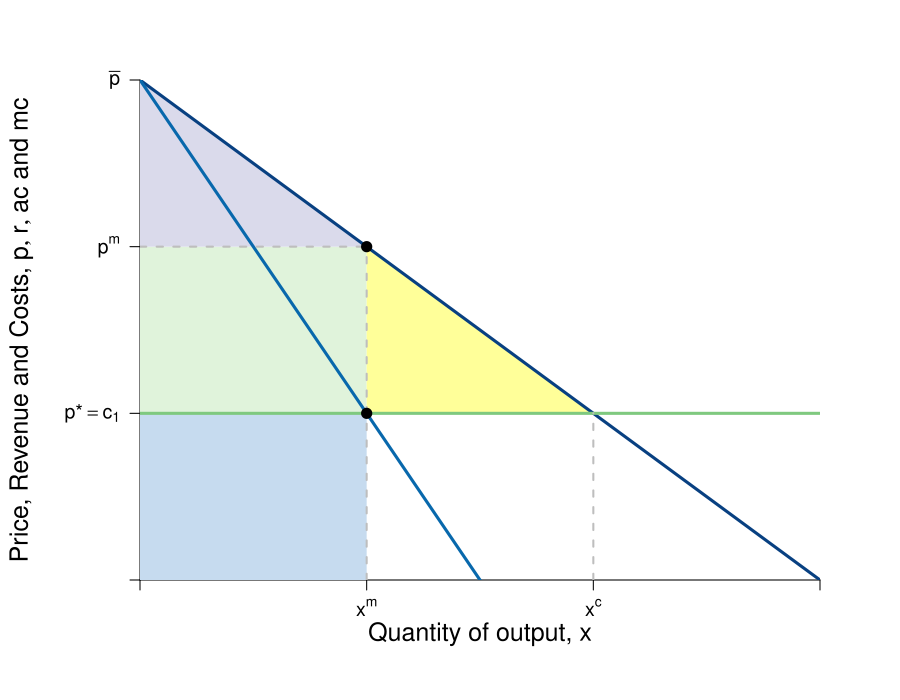

R code for this plot:
#Graph Designer: Simon Halliday
#Authors: Bowles, Foley and Halliday
#Title: Coordination, Conflict and Competition: A Text in Microeconomics

require(shape)
pdf(file = "competitionmarkets/monopolist_deadweightloss_nolabels.pdf", width = 9, height = 7)

#Set parameters for graphics
axislabelsize <- 1.5
labelsize <- 1.2
graphlinewidth <- 3
segmentlinewidth <- 2

COL <- c("#7fc97f", "#beaed4", "#fdc086", "#ffff99", "#386cb0", "#f0027f", "#bf5b17", "#666666")
COLA <- c("#e0f3db", "#99d8c9","#66c2a4","#41ae76", "#238b45", "#005824")
COLB <- c("#c6dbef", "#4eb3d3", "#2b8cbe", "#0868ac","#084081")
COLC <- c("#fcfbfd", "#efedf5", "#dadaeb", "#bcbddc", "#9e9ac8", "#807dba", "#6a51a3", "#54278f", "#3f007d")

#Edited the margins to cater for the larger LHS labels
par(mar =  c(6, 7, 4, 4))

AvgRevenue <- function(x, rmax = 12, xmax = 12){
  rmax - (rmax/xmax)*x
}

MRevenue <- function(x, rmax = 12, xmax = 12){
  rmax - 2*(rmax/xmax)*x
}

AvgCost <- function(x, c0 = 2, c1 = 4){
  c0/x + c1
}

xlims <- c(0, 12)
ylims <- c(0, 12)

npts <- 501 
x <- seq(xlims[1], xlims[2], length.out = npts)
y <- seq(ylims[1], ylims[2], length.out = npts) 
a <- c(13, 16.75, 19.25)

plot(0, 0, xlim = xlims, ylim = ylims, type = "n",
     xlab = expression(paste("")),
     ylab = expression(paste("")), 
     xaxt = "n", 
     yaxt = "n", 
     cex.lab = axislabelsize, 
     bty = "n",
     xaxs="i", 
     yaxs="i")

# ticksy <- seq(from = ylims[1], to = ylims[2], by = 1)
# ylabels <- seq(from = ylims[1], to = ylims[2], by = 1)
# ticksx <- seq(from = xlims[1], to = xlims[2], by = 1)
# xlabels <- seq(from = xlims[1], to = xlims[2], by = 1)
ticksy <- c(0, 4, AvgRevenue(x = 4), ylims[2])
ylabels <- c(NA, expression(paste(p,"*", phantom()== c[1])), expression(paste(p^{m})), expression(paste(bar(p) )))
ticksx <- c(0, 4, 8, xlims[2])
xlabels <- c(NA, expression(paste(x^{m})), expression(paste(x^{c})), NA)

axis(1, at = ticksx, pos = 0, labels = xlabels, cex.axis = labelsize)
axis(2, at = ticksy, pos = 0, labels = ylabels, las = 1, cex.axis = labelsize)

npts <- 500 
xx1 <- seq(xlims[1], xlims[2], length.out = npts)
xx3 <- seq(2, 6, length.out = npts)

#Draw the polygon for profit
xpoly1 <- c(0, 4, 4, 0, 0)
ypoly1 <- c(4, 4, AvgRevenue(x = 4), AvgRevenue(x = 4), 4)
polygon(x = xpoly1, y = ypoly1, col=COLA[1], density=NULL, border = NA)

#Draw the polygon for costs
xpoly2 <- c(0, 4, 4, 0, 0)
ypoly2 <- c(0, 0, 4, 4, 4)
polygon(x = xpoly2, y = ypoly2, col=COLB[1], density=NULL, border = NA)

#Draw the polygon for deadweight loss
xpoly3 <- c(4, 4, 8, 4)
ypoly3 <- c(4, AvgRevenue(x = 4), 4, 4)
polygon(x = xpoly3, y = ypoly3, col=COL[4], density=NULL, border = NA)

#Draw the polygon for consumer surplus
xpoly4 <- c(0, 4, 0, 0)
ypoly4 <- c(8, 8, 12, 8)
polygon(x = xpoly4, y = ypoly4, col=COLC[3], density=NULL, border = NA)


#lines(xx1, bcA(xx1, w = 10, p = 1.5), col = COLB[3], lwd = graphlinewidth)
lines(xx1, AvgRevenue(xx1, rmax = 12, xmax = 12), col = COLB[5], lwd = graphlinewidth)
lines(xx1, MRevenue(xx1, rmax = 12, xmax = 12), col = COLB[4], lwd = graphlinewidth)
#lines(xx1, AvgCost(xx1, c0 = 2, c1 = 4), col = COLA[5], lwd = graphlinewidth)

#Label the axes
mtext(expression(paste("Quantity of output, ", x)), side=1, line = 2.5, cex = axislabelsize)
text(-2.1, 0.5*ylims[2], expression(paste("Price, Revenue and Costs, ", list(p, r, ac), " and ", mc)), xpd = TRUE, cex = axislabelsize, srt = 90) 

#Label curves
# text(10.7, 4.3, expression(paste(ac(x) == mc(x))), cex = labelsize)
# text(10.7, 2.6, expression(paste(p(x) == bar(p) - beta*x)), cex = labelsize)
# text(6, 2.6, expression(paste(mr(x) == bar(p) - 2*beta*x)), cex = labelsize)

#Labels cost and profit areas
# text(2, 0.5*AvgCost(x = 4), expression("Total Costs"), cex = labelsize)
# text(2, 6, expression("Profit"), cex = labelsize)
# text(5.25, 5.5, expression("Deadweight"), cex = labelsize)
# text(5.25, 5, expression("Loss"), cex = labelsize)

#Draw segments for total costs
segments(0, AvgRevenue(x = 4), 4, AvgRevenue(x = 4), lty = 2, col = "gray" , lwd = segmentlinewidth)
segments(4, 0, 4, AvgRevenue(x = 4), lty = 2, col = "gray" , lwd = segmentlinewidth)
segments(0, 4, xlims[2], 4, lty = 1, col = COL[1] , lwd = graphlinewidth)

#Segment for many firms comparison
segments(8, 0, 8, 4, lty = 2, col = "gray" , lwd = segmentlinewidth)

#Label Points for comparison
points(4, MRevenue(x = 4), pch = 16, col = "black", cex = 1.5)
# text(3.8, MRevenue(x = 4) - 0.4, expression(i), cex = labelsize)


points(4, AvgRevenue(x = 4), pch = 16, col = "black", cex = 1.5)
# text(4.2, AvgRevenue(x = 4) + 0.4, expression(h), cex = labelsize)


# Arrow to Consumer surplus
# text(6, 11.75, expression(paste("Consumer Surplus")), cex = labelsize)
# text(6, 11, expression(paste(cs(x) == frac(1,2)*(bar(p) - p^{m})*x^{m} )), cex = labelsize)
# Arrows(4.4, 10.5, 2.4, 9, col = "black", lty = 1, lwd = 2, arr.type = "triangle", arr.lwd = 0.5)

# Arrow to Deadweight loss
# text(9, 7.75, expression(paste("Deadweight Loss")), cex = labelsize)
# text(9, 7, expression(paste(dwl(x) == frac(1,2)*(p^{m} - c[1])*(x^{c} - x^{m}))), cex = labelsize)
# Arrows(7.4, 6.5, 5.4, 5, col = "black", lty = 1, lwd = 2, arr.type = "triangle", arr.lwd = 0.5)



dev.off()
